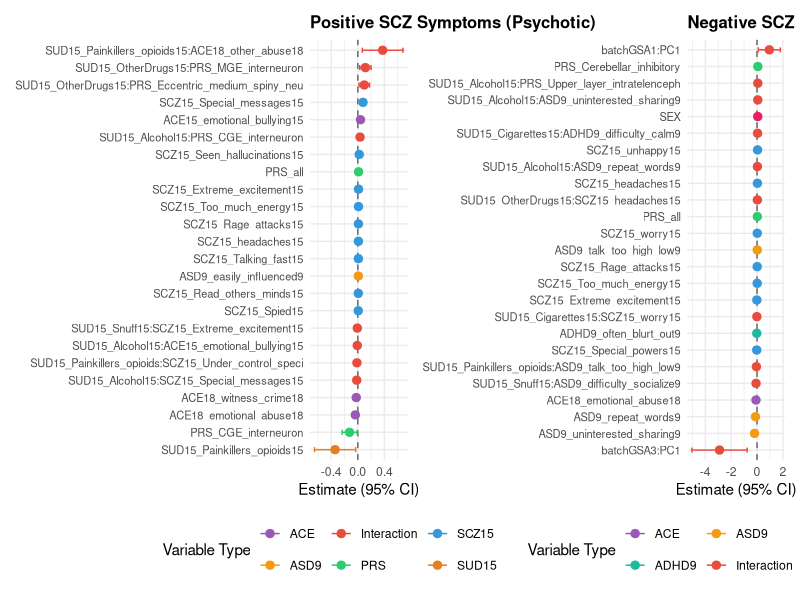
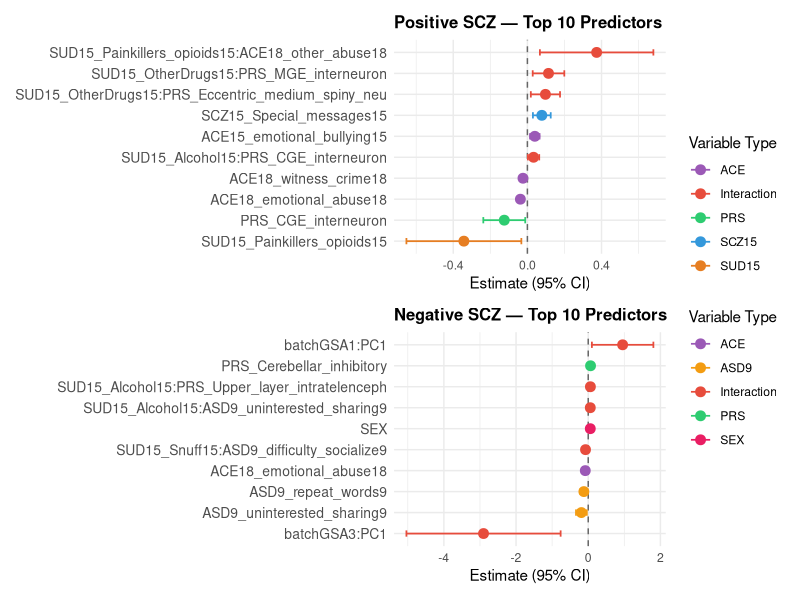
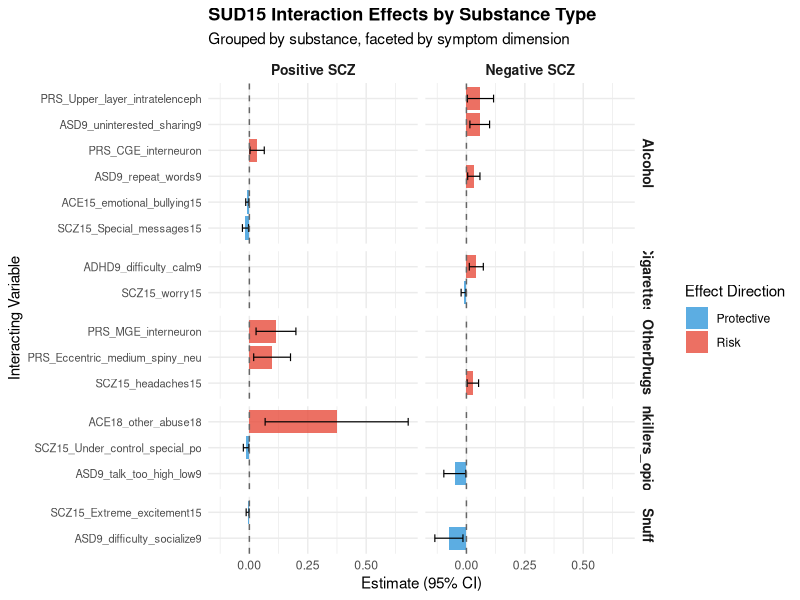
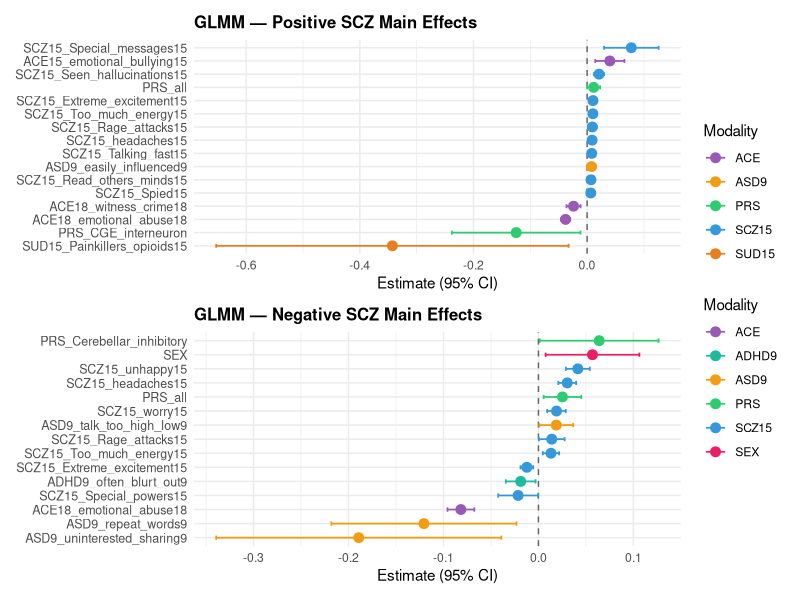

Source code (R) for these figures, in order:
## Forest plots and interaction bar plots for GLMM significant coefficients
## Author: Silpa Soni Nallacheruvu
## Date: 2026-05-06


library(ggplot2)
library(dplyr)
library(tidyr)
library(patchwork)
library(stringr)
library(readr)

# ── Load coefficient tables ──
# These should be the CSV files saved from your GLMM analysis
pos_coefs <- read_csv("Pos_GLMM_significant_table.csv")
neg_coefs <- read_csv("Neg_GLMM_significant_table.csv")

# Add row names back as a column if needed
if (!"Variable" %in% names(pos_coefs)) {
  pos_coefs$Variable <- rownames(pos_coefs)
}
if (!"Variable" %in% names(neg_coefs)) {
  neg_coefs$Variable <- rownames(neg_coefs)
}

# ── Helper: classify variables ──
classify_variable <- function(var_name) {
  if (grepl(":", var_name)) {
    return("Interaction")
  } else if (grepl("^SUD15", var_name)) {
    return("SUD15")
  } else if (grepl("^SCZ15", var_name)) {
    return("SCZ15")
  } else if (grepl("^ACE", var_name)) {
    return("ACE")
  } else if (grepl("^PRS", var_name)) {
    return("PRS")
  } else if (grepl("^ADHD9", var_name)) {
    return("ADHD9")
  } else if (grepl("^ASD9", var_name)) {
    return("ASD9")
  } else if (grepl("^SES", var_name)) {
    return("SES")
  } else if (grepl("^SEX", var_name)) {
    return("SEX")
  } else if (grepl("factor\\(batch\\)", var_name)) {
    return("Batch×PC")
  } else {
    return("Other")
  }
}

# ── Helper: clean variable names for display ──
clean_name <- function(var_name) {
  name <- var_name
  name <- gsub("factor\\(batch\\)", "batch", name)
  # Shorten long interaction names
  if (nchar(name) > 50) {
    parts <- strsplit(name, ":")[[1]]
    parts <- sapply(parts, function(p) {
      if (nchar(p) > 25) substr(p, 1, 25) else p
    })
    name <- paste(parts, collapse = ":")
  }
  return(name)
}


# ── Color palette for modality categories ──
category_colors <- c(
  "Interaction" = "#e74c3c",
  "SUD15" = "#e67e22",
  "SCZ15" = "#3498db",
  "ACE" = "#9b59b6",
  "PRS" = "#2ecc71",
  "ADHD9" = "#1abc9c",
  "ASD9" = "#f39c12",
  "SES" = "#95a5a6",
  "SEX" = "#e91e63",
  "Batch×PC" = "#607d8b",
  "Other" = "#bdc3c7"
)

# ── Prepare data for forest plot ──
prepare_forest_data <- function(coefs_df, model_tag) {
  df <- coefs_df %>%
    mutate(
      Model = model_tag,
      CI_lower = Estimate - 1.96 * `Std. Error`,
      CI_upper = Estimate + 1.96 * `Std. Error`,
      Category = sapply(Variable, classify_variable),
      Display_name = sapply(Variable, clean_name)
    ) %>%
    arrange(Estimate)
  
  # Order factor levels by estimate
  df$Display_name <- factor(df$Display_name, levels = df$Display_name)
  return(df)
}

pos_forest <- prepare_forest_data(pos_coefs, "Positive (Psychotic)")
neg_forest <- prepare_forest_data(neg_coefs, "Negative (Depressive)")


# ══════════════════════════════════════════
# 1. SIDE-BY-SIDE FOREST PLOTS
# ══════════════════════════════════════════

make_forest_plot <- function(df, title) {
  ggplot(df, aes(x = Estimate, y = Display_name, color = Category)) +
    geom_vline(xintercept = 0, linetype = "dashed", color = "gray40") +
    geom_errorbarh(aes(xmin = CI_lower, xmax = CI_upper),
                   height = 0.3, linewidth = 0.5) +
    geom_point(size = 2.5) +
    scale_color_manual(values = c(
      "Interaction" = "#e74c3c",
      "SUD15" = "#e67e22",
      "SCZ15" = "#3498db",
      "ACE" = "#9b59b6",
      "PRS" = "#2ecc71",
      "ADHD9" = "#1abc9c",
      "ASD9" = "#f39c12",
      "SES" = "#95a5a6",
      "SEX" = "#e91e63",
      "Batch×PC" = "#607d8b",
      "Other" = "#bdc3c7"
    )) +
    labs(
      title = title,
      x = "Estimate (95% CI)",
      y = NULL,
      color = "Variable Type"
    ) +
    theme_minimal() +
    theme(
      axis.text.y = element_text(size = 8),
      plot.title = element_text(size = 12, face = "bold"),
      legend.position = "bottom"
    )
}

p_pos <- make_forest_plot(pos_forest, "Positive SCZ Symptoms (Psychotic)")
p_neg <- make_forest_plot(neg_forest, "Negative SCZ Symptoms (Depressive)")

# Side by side
combined_forest <- p_pos + p_neg +
  plot_layout(guides = "collect") &
  theme(legend.position = "bottom")

ggsave("GLMM_forest_plots_side_by_side.png", combined_forest,
       width = 20, height = 12, dpi = 300)
cat("Saved: GLMM_forest_plots_side_by_side.png\n")


# ══════════════════════════════════════════
# 2. TOP 10 TERMS FOREST PLOT (cleaner)
# ══════════════════════════════════════════

make_top_forest <- function(df, title, n = 10) {
  # Select top N by absolute estimate
  top_df <- df %>%
    arrange(desc(abs(Estimate))) %>%
    head(n) %>%
    arrange(Estimate)
  top_df$Display_name <- factor(top_df$Display_name, levels = top_df$Display_name)
  
  ggplot(top_df, aes(x = Estimate, y = Display_name, color = Category)) +
    geom_vline(xintercept = 0, linetype = "dashed", color = "gray40") +
    geom_errorbarh(aes(xmin = CI_lower, xmax = CI_upper),
                   height = 0.3, linewidth = 0.6) +
    geom_point(size = 3) +
    scale_color_manual(values = c(
      "Interaction" = "#e74c3c",
      "SUD15" = "#e67e22",
      "SCZ15" = "#3498db",
      "ACE" = "#9b59b6",
      "PRS" = "#2ecc71",
      "ADHD9" = "#1abc9c",
      "ASD9" = "#f39c12",
      "SES" = "#95a5a6",
      "SEX" = "#e91e63",
      "Batch×PC" = "#607d8b",
      "Other" = "#bdc3c7"
    )) +
    labs(
      title = title,
      x = "Estimate (95% CI)",
      y = NULL,
      color = "Variable Type"
    ) +
    theme_minimal() +
    theme(
      axis.text.y = element_text(size = 10),
      plot.title = element_text(size = 12, face = "bold"),
      legend.position = "right"
    )
}

p_top_pos <- make_top_forest(pos_forest, "Positive SCZ — Top 10 Predictors")
p_top_neg <- make_top_forest(neg_forest, "Negative SCZ — Top 10 Predictors")

combined_top <- p_top_pos / p_top_neg +
  plot_layout(guides = "collect") &
  theme(legend.position = "right")

ggsave("GLMM_top10_forest_plots.png", combined_top,
       width = 14, height = 12, dpi = 300)
cat("Saved: GLMM_top10_forest_plots.png\n")


# ══════════════════════════════════════════
# 3. INTERACTION EFFECTS GROUPED BY SUBSTANCE
# ══════════════════════════════════════════

extract_substance <- function(var_name) {
  if (!grepl("^SUD15_", var_name) || !grepl(":", var_name)) return(NA)
  sub_part <- strsplit(var_name, ":")[[1]][1]
  sub_part <- gsub("^SUD15_", "", sub_part)
  sub_part <- gsub("15$", "", sub_part)
  return(sub_part)
}

extract_interacting_modality <- function(var_name) {
  if (!grepl(":", var_name)) return(NA)
  parts <- strsplit(var_name, ":")[[1]]
  return(parts[2])
}

prepare_interaction_data <- function(coefs_df, model_tag) {
  df <- coefs_df %>%
    filter(grepl("^SUD15_.*:", Variable)) %>%
    mutate(
      Model = model_tag,
      Substance = sapply(Variable, extract_substance),
      Interacting_with = sapply(Variable, extract_interacting_modality),
      CI_lower = Estimate - 1.96 * `Std. Error`,
      CI_upper = Estimate + 1.96 * `Std. Error`,
      Direction = ifelse(Estimate > 0, "Risk", "Protective")
    )
  return(df)
}

pos_interactions <- prepare_interaction_data(pos_coefs, "Positive SCZ")
neg_interactions <- prepare_interaction_data(neg_coefs, "Negative SCZ")
all_interactions <- bind_rows(pos_interactions, neg_interactions)

if (nrow(all_interactions) > 0) {
  # Clean up long names for display
  all_interactions$Interacting_short <- sapply(all_interactions$Interacting_with, function(x) {
    if (nchar(x) > 30) substr(x, 1, 30) else x
  })
  all_interactions$Model <- factor(
    all_interactions$Model,
    levels = unique(c("Positive SCZ", "Negative SCZ"))
  )
  
  p_interactions <- ggplot(all_interactions,
                           aes(x = reorder(Interacting_short, Estimate),
                               y = Estimate, fill = Direction)) +
    geom_bar(stat = "identity", alpha = 0.8) +
    geom_errorbar(aes(ymin = CI_lower, ymax = CI_upper),
                  width = 0.3, linewidth = 0.4) +
    coord_flip() +
    facet_grid(Substance ~ Model, scales = "free_y", space = "free_y") +
    scale_fill_manual(values = c("Risk" = "#e74c3c", "Protective" = "#3498db")) +
    geom_hline(yintercept = 0, linetype = "dashed", color = "gray40") +
    labs(
      title = "SUD15 Interaction Effects by Substance Type",
      subtitle = "Grouped by substance, faceted by symptom dimension",
      x = "Interacting Variable",
      y = "Estimate (95% CI)",
      fill = "Effect Direction"
    ) +
    theme_minimal() +
    theme(
      axis.text.y = element_text(size = 8),
      strip.text = element_text(size = 10, face = "bold"),
      plot.title = element_text(size = 13, face = "bold")
    )
  
  ggsave("GLMM_interaction_effects_by_substance.png", p_interactions,
         width = 16, height = 10, dpi = 300)
  cat("Saved: GLMM_interaction_effects_by_substance.png\n")
}


# ══════════════════════════════════════════
# 4. MAIN EFFECTS ONLY (excluding interactions)
# ══════════════════════════════════════════

make_main_effects_plot <- function(df, title) {
  main_df <- df %>% filter(Category != "Interaction")
  
  if (nrow(main_df) == 0) {
    cat(sprintf("  No main effects to plot for: %s\n", title))
    return(NULL)
  }
  
  main_df <- main_df %>% arrange(Estimate)
  main_df$Display_name <- factor(main_df$Display_name, levels = main_df$Display_name)
  
  ggplot(main_df, aes(x = Estimate, y = Display_name, color = Category)) +
    geom_vline(xintercept = 0, linetype = "dashed", color = "gray40") +
    geom_errorbarh(aes(xmin = CI_lower, xmax = CI_upper),
                   height = 0.3, linewidth = 0.6) +
    geom_point(size = 3) +
    scale_color_manual(values = category_colors) +
    labs(
      title = title,
      x = "Estimate (95% CI)",
      y = NULL,
      color = "Modality"
    ) +
    theme_minimal() +
    theme(
      axis.text.y = element_text(size = 9),
      plot.title = element_text(size = 12, face = "bold"),
      legend.position = "right"
    )
}

p_main_pos <- make_main_effects_plot(pos_forest, "GLMM — Positive SCZ Main Effects")
p_main_neg <- make_main_effects_plot(neg_forest, "GLMM — Negative SCZ Main Effects")

if (!is.null(p_main_pos) && !is.null(p_main_neg)) {
  combined_main <- p_main_pos / p_main_neg +
    plot_layout(guides = "collect") &
    theme(legend.position = "right")
  
  ggsave("GLMM_main_effects_forest.png", combined_main,
         width = 14, height = 12, dpi = 300)
  cat("Saved: GLMM_main_effects_forest.png\n")
}


# ══════════════════════════════════════════
# 5. SHARED vs UNIQUE PREDICTORS VENN-STYLE
# ══════════════════════════════════════════

pos_vars <- pos_coefs$Variable
neg_vars <- neg_coefs$Variable

shared <- intersect(pos_vars, neg_vars)
pos_only <- setdiff(pos_vars, neg_vars)
neg_only <- setdiff(neg_vars, pos_vars)

cat("\n═══════════════════════════════════════\n")
cat("  Shared vs Unique Significant Predictors\n")
cat("═══════════════════════════════════════\n")
cat(sprintf("  Positive only: %d terms\n", length(pos_only)))
cat(sprintf("  Negative only: %d terms\n", length(neg_only)))
cat(sprintf("  Shared:        %d terms\n", length(shared)))

if (length(shared) > 0) {
  cat("\n  Shared terms (direction comparison):\n")
  for (var in shared) {
    pos_est <- pos_coefs$Estimate[pos_coefs$Variable == var]
    neg_est <- neg_coefs$Estimate[neg_coefs$Variable == var]
    same_dir <- ifelse(sign(pos_est) == sign(neg_est), "same direction", "OPPOSITE")
    cat(sprintf("    %s: Pos=%.3f, Neg=%.3f (%s)\n", var, pos_est, neg_est, same_dir))
  }
}

# Save summary
summary_df <- data.frame(
  Category = c("Positive only", "Negative only", "Shared"),
  Count = c(length(pos_only), length(neg_only), length(shared)),
  Variables = c(
    paste(head(pos_only, 5), collapse = ", "),
    paste(head(neg_only, 5), collapse = ", "),
    paste(shared, collapse = ", ")
  )
)
write_csv(summary_df, "GLMM_shared_unique_predictors.csv")
cat("\nSaved: GLMM_shared_unique_predictors.csv\n")
